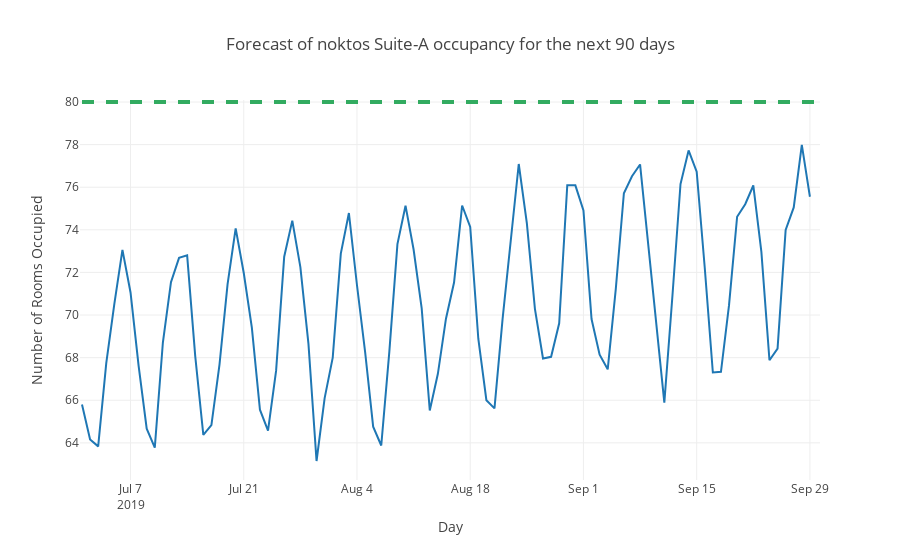

The cell this chart's notebook holds for it:
### Markdown cell above
Plotting the occupancy forecastL

### Code cell
occupancy = [go.Scatter(x=forecasted_demand.index, y=forecasted_demand['occupancy'],
                        name='Forecast of noktos Suite-A occupancy for the next 90 days')]


layout_occ = go.Layout(title='Forecast of noktos Suite-A occupancy for the next 90 days',
                       xaxis=  {'title':'Day'},
                       yaxis=  {'title':'Number of Rooms Occupied'},
                       shapes=[{'type':'line',
                                'x0':'2019-07-01',
                                'x1':'2019-09-30',
                                'y0':80.0, 'y1':80.0,
                                'line': {'color': 'rgb(50, 171, 96)', 
                                         'width': 4, 'dash':'dash'}}])

fig = go.Figure(data=occupancy, layout=layout_occ)
iplot(fig, filename='occ_ts')

### Figure 1 — Plotly figure (JSON) as saved in the notebook; plotly's stock layout.template omitted (floating-point values rounded to 4 significant figures)
{"data": [{"y": [65.81, 64.16, 63.84, 67.74, 70.52, 73.06, 71.06, 67.62, 64.66, 63.78, 68.71, 71.55, 72.68, 72.8, 68.07, 64.37, 64.83, 67.68, 71.45, 74.07, 71.97, 69.41, 65.56, 64.58, 67.39, 72.74, 74.43, 72.25, 68.64, 63.15, 66.1, 68.0, 72.88, 74.79, 71.4, 68.28, 64.76, 63.88, 68.28, 73.33, 75.13, 73.08, 70.31, 65.52, 67.24, 69.83, 71.52, 75.14, 74.13, 68.89, 66.0, 65.62, 69.81, 73.51, 77.09, 74.32, 70.29, 67.96, 68.04, 69.61, 76.09, 76.09, 74.91, 69.81, 68.14, 67.45, 71.22, 75.72, 76.52, 77.07, 73.26, 69.42, 65.89, 70.9, 76.15, 77.73, 76.73, 72.21, 67.3, 67.33, 70.46, 74.61, 75.2, 76.08, 72.96, 67.88, 68.42, 73.99, 75.05, 77.98, 75.55], "x": ["2019-07-01", "2019-07-02", "2019-07-03", "2019-07-04", "2019-07-05", "2019-07-06", "2019-07-07", "2019-07-08", "2019-07-09", "2019-07-10", "2019-07-11", "2019-07-12", "2019-07-13", "2019-07-14", "2019-07-15", "2019-07-16", "2019-07-17", "2019-07-18", "2019-07-19", "2019-07-20", "2019-07-21", "2019-07-22", "2019-07-23", "2019-07-24", "2019-07-25", "2019-07-26", "2019-07-27", "2019-07-28", "2019-07-29", "2019-07-30", "2019-07-31", "2019-08-01", "2019-08-02", "2019-08-03", "2019-08-04", "2019-08-05", "2019-08-06", "2019-08-07", "2019-08-08", "2019-08-09", "2019-08-10", "2019-08-11", "2019-08-12", "2019-08-13", "2019-08-14", "2019-08-15", "2019-08-16", "2019-08-17", "2019-08-18", "2019-08-19", "2019-08-20", "2019-08-21", "2019-08-22", "2019-08-23", "2019-08-24", "2019-08-25", "2019-08-26", "2019-08-27", "2019-08-28", "2019-08-29", "2019-08-30", "2019-08-31", "2019-09-01", "2019-09-02", "2019-09-03", "2019-09-04", "2019-09-05", "2019-09-06", "2019-09-07", "2019-09-08", "2019-09-09", "2019-09-10", "2019-09-11", "2019-09-12", "2019-09-13", "2019-09-14", "2019-09-15", "2019-09-16", "2019-09-17", "2019-09-18", "2019-09-19", "2019-09-20", "2019-09-21", "2019-09-22", "2019-09-23", "2019-09-24", "2019-09-25", "2019-09-26", "2019-09-27", "2019-09-28", "2019-09-29"], "type": "scatter", "name": "Forecast of noktos Suite-A occupancy for the next 90 days", "uid": "273f7cbe-92e0-47c4-a0d6-7a72f975419d"}], "layout": {"shapes": [{"y1": 80, "y0": 80, "line": {"color": "rgb(50, 171, 96)", "dash": "dash", "width": 4}, "x1": "2019-09-30", "type": "line", "x0": "2019-07-01"}], "yaxis": {"title": {"text": "Number of Rooms Occupied"}}, "xaxis": {"title": {"text": "Day"}}, "title": {"text": "Forecast of noktos Suite-A occupancy for the next 90 days"}}}
